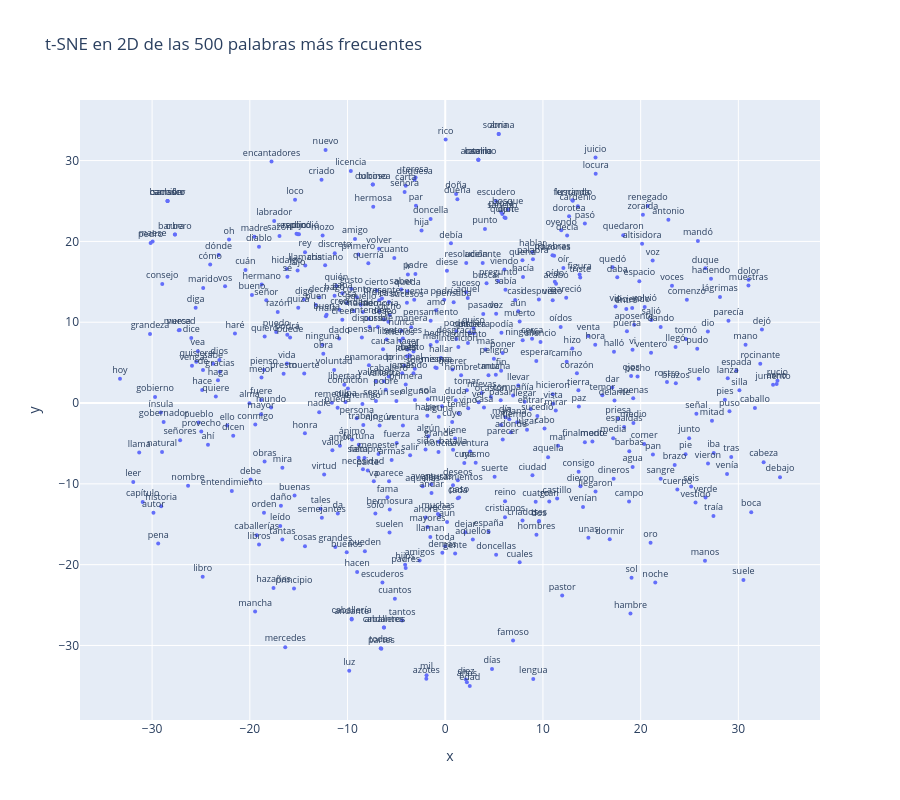

The notebook cell saved with this chart:
### Code cell
# Graficar los embeddings en 2D 
MAX_WORDS = 500

fig = px.scatter(x=vecs[:MAX_WORDS, 0], y=vecs[:MAX_WORDS, 1], text=labels[:MAX_WORDS],
                 title=f"t-SNE en 2D de las {MAX_WORDS} palabras más frecuentes")
fig.update_traces(marker_size=4, textposition="top center", textfont_size=9)
fig.update_layout(height=800)
fig.show()

### Figure 1 — Plotly figure (JSON) as saved in the notebook; plotly's stock layout.template omitted (floating-point values rounded to 4 significant figures; data arrays with more than 128 entries replaced by an {"elided": "..."} marker saying what was removed)
{"data": [{"hovertemplate": "x=%{x}<br>y=%{y}<br>text=%{text}<extra></extra>", "legendgroup": "", "marker": {"color": "#636efa", "size": 4, "symbol": "circle"}, "mode": "markers+text", "name": "", "orientation": "v", "showlegend": false, "text": {"elided": "500 str values"}, "textfont": {"size": 9}, "textposition": "top center", "type": "scatter", "x": {"elided": "500 float values"}, "xaxis": "x", "y": {"elided": "500 float values"}, "yaxis": "y"}], "layout": {"height": 800, "legend": {"tracegroupgap": 0}, "title": {"text": "t-SNE en 2D de las 500 palabras más frecuentes"}, "xaxis": {"anchor": "y", "domain": [0, 1], "title": {"text": "x"}}, "yaxis": {"anchor": "x", "domain": [0, 1], "title": {"text": "y"}}}}
